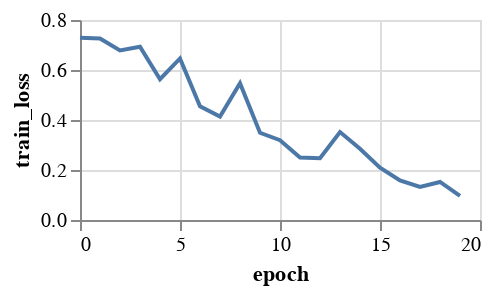

The notebook cell saved with this chart:
### Code cell
import pandas
df = pandas.DataFrame(metrics, columns=['epoch', 'train_loss', 'train_acc', 'valid_acc'])

alt.Chart(df).mark_line().encode(
    alt.X('epoch', scale=alt.Scale()),
    alt.Y('train_loss')).properties(
        width=200,
        height=100
    )

### Figure 1 — Vega-Lite specification as saved in the notebook (floating-point values rounded to 4 significant figures)
{"$schema": "https://vega.github.io/schema/vega-lite/v2.6.0.json", "config": {"view": {"height": 300, "width": 400}}, "data": {"name": "data-d9612252d4c7334a052b313c65160758"}, "datasets": {"data-d9612252d4c7334a052b313c65160758": [{"epoch": 0, "train_acc": 0.6647, "train_loss": 0.729, "valid_acc": 0.635}, {"epoch": 1, "train_acc": 0.7073, "train_loss": 0.7261, "valid_acc": 0.656}, {"epoch": 2, "train_acc": 0.736, "train_loss": 0.678, "valid_acc": 0.663}, {"epoch": 3, "train_acc": 0.7674, "train_loss": 0.6927, "valid_acc": 0.661}, {"epoch": 4, "train_acc": 0.7997, "train_loss": 0.563, "valid_acc": 0.669}, {"epoch": 5, "train_acc": 0.8379, "train_loss": 0.6461, "valid_acc": 0.661}, {"epoch": 6, "train_acc": 0.8561, "train_loss": 0.4547, "valid_acc": 0.645}, {"epoch": 7, "train_acc": 0.8772, "train_loss": 0.4139, "valid_acc": 0.626}, {"epoch": 8, "train_acc": 0.9033, "train_loss": 0.5475, "valid_acc": 0.633}, {"epoch": 9, "train_acc": 0.9037, "train_loss": 0.349, "valid_acc": 0.599}, {"epoch": 10, "train_acc": 0.93, "train_loss": 0.3191, "valid_acc": 0.633}, {"epoch": 11, "train_acc": 0.9412, "train_loss": 0.2499, "valid_acc": 0.622}, {"epoch": 12, "train_acc": 0.9562, "train_loss": 0.2469, "valid_acc": 0.627}, {"epoch": 13, "train_acc": 0.9524, "train_loss": 0.3517, "valid_acc": 0.603}, {"epoch": 14, "train_acc": 0.9507, "train_loss": 0.2853, "valid_acc": 0.59}, {"epoch": 15, "train_acc": 0.961, "train_loss": 0.2095, "valid_acc": 0.624}, {"epoch": 16, "train_acc": 0.971, "train_loss": 0.1579, "valid_acc": 0.628}, {"epoch": 17, "train_acc": 0.9709, "train_loss": 0.1322, "valid_acc": 0.628}, {"epoch": 18, "train_acc": 0.9751, "train_loss": 0.1521, "valid_acc": 0.63}, {"epoch": 19, "train_acc": 0.9758, "train_loss": 0.09668, "valid_acc": 0.612}]}, "encoding": {"x": {"field": "epoch", "scale": {}, "type": "quantitative"}, "y": {"field": "train_loss", "type": "quantitative"}}, "height": 100, "mark": "line", "width": 200}
